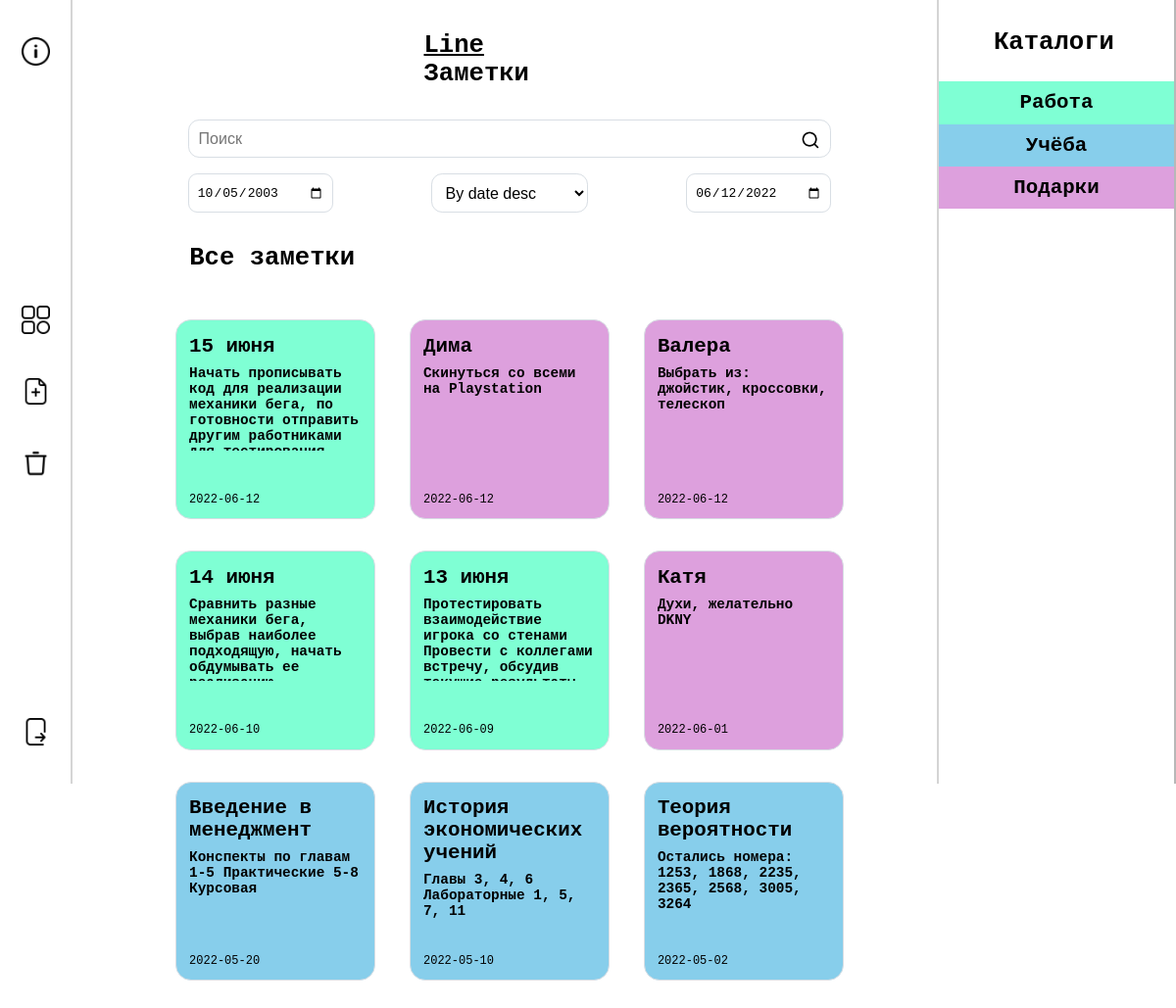
The app's page /main.php (signed in) with its own data.
### tables this page shows
CREATE TABLE IF NOT EXISTS `notes` (
  `id` int(11) NOT NULL AUTO_INCREMENT,
  `title` varchar(30) DEFAULT NULL,
  `article` varchar(255) DEFAULT NULL,
  `created` date NOT NULL,
  `deleted` tinyint(1) NOT NULL DEFAULT '0',
  `folder_id` int(11) NOT NULL,
  `color` varchar(20) NOT NULL,
  PRIMARY KEY (`id`)
);

CREATE TABLE IF NOT EXISTS `folders` (
  `id` int(11) NOT NULL AUTO_INCREMENT,
  `color` varchar(30) NOT NULL,
  `title` varchar(30) NOT NULL,
  `user_id` int(11) NOT NULL,
  PRIMARY KEY (`id`)
);

### main.php (the view, shortened to what this page needs)
<?php
require_once("Connections/project_con.php");
$user = $_SESSION['user_id'][0];
$select_folder = mysqli_query($link, "SELECT * FROM folders WHERE user_id = '$user'");
$select_note = mysqli_query($link, "SELECT * FROM notes WHERE folder_id in (SELECT id FROM folders WHERE user_id = '$user') ORDER BY created DESC");
$final_search_words = array();
$where_list = "SELECT * FROM notes WHERE folder_id in (SELECT id FROM folders WHERE user_id = '$user') AND";
$where_list = substr($where_list, 0, -3);
$where_list .= " ORDER BY created DESC";
if (!empty($where_list)) {
    $res_query = mysqli_query($link, $where_list);
}
?>
<!DOCTYPE html>
<html lang="ru">
<head>
    <link rel="stylesheet" type="text/css" href="Styles/style.css">
    <link rel="stylesheet" type="text/css" href="Styles/font.css">
</head>
<body>
<div class="menu nav">
    <button type="button" title="О нас" onclick="location.href='developers.html';">
        <img alt="#" src="Photos/info.png">
    </button>
    <div>
        <button type="button" title="Главная" onclick="location.href='main.php';">
            <img alt="#" src="Photos/menu.png">
        </button>
        <button type="button" title="Новый каталог" onclick="location.href='createFolder.php';">
            <img alt="#" src="Photos/new-note.png">
        </button>
        <button type="button" title="Корзина">
            <img alt="#" src="Photos/trash.png" onclick="location.href='deletedNotes.php';">
        </button>
    </div>
    <button type="button" title="Выйти" onclick="location.href='logout.php';">
        <img alt="#" src="Photos/logout.png">
    </button>
</div>
<div class="content_wrapper" style="width: calc(100% - 30em);">
    <div class="content" style="width: 15.1em;">
        <h1><u>Line</u> Заметки</h1>
    </div>
    <div class="content">
        <div class="search">
            <form name="search" method="get" action="">
                <label for="search">
                    <input type="text" name="user_search" id="search" placeholder="Поиск">
                </label>
                <button type="submit">
                    <img alt="#" src="Photos/search.png">
                </button>
            </form>
        </div>
        <form class="search sort">
            <input id="dat1" class="cont_row n_date" type="date" value="2003-10-05">
            <select class="item_sorting" id="n_sort">
                <option class="notes_sorting">By date desc</option>
            </select>
            <input id="dat2" class="cont_row n_date" type="date" value=<?php echo date("Y-m-d") ?>>
        </form>
    </div>
    <div class="content">
        <h1>Все заметки</h1>
    </div>
    <div class="content notes">
		<?php if ($final_search_words[0] != "") { ?>
            <?php while ($res_array = mysqli_fetch_array($res_query)) {
				if (!($res_array['deleted'])) {  ?>
				<div class="block note" title="Редактировать заметку" style="background: <?php echo $res_array['color']; ?>"
                     onclick="location.href='readNote.php?note=<?php echo $res_array["id"]; ?>;'">
                    <div>
                        <div class="note_head">
                            <h2><?php echo $res_array['title']; ?></h2>
                        </div>
                        <div class="note_text">
                            <h3><?php echo $res_array['article']; ?></h3>
                        </div>
                    </div>
                    <div class="note_date">
                        <p><?php echo $res_array['created']; ?></p>
                    </div>
                </div>
		<?php }
        }} else {
            while ($note = mysqli_fetch_array($select_note)) {
                if (!($note['deleted'])) { ?>
                <div class="block note" title="Редактировать заметку" style="background: <?php echo $note['color']; ?>"
                     onclick="location.href='readNote.php?note=<?php echo $note["id"]; ?>;'">
                    <div>
                        <div class="note_head">
                            <h2><?php echo $note['title']; ?></h2>
                        </div>
                        <div class="note_text">
                            <h3><?php echo $note['article']; ?></h3>
                        </div>
                    </div>
                    <div class="note_date">
                        <p><?php echo $note['created']; ?></p>
                    </div>
                </div>
            <?php }
            }
        } ?>
    </div>
</div>
<div class="menu folders_m">
    <h1 style="margin: 0.5em auto 1em; width: 5em;">Каталоги</h1>
    <?php while ($folder = mysqli_fetch_array($select_folder)) { ?>
        <div class="folders" style="background: <?php echo $folder['color']; ?>"
             onclick="location.href='folder.php?folder=<?php echo $folder["id"]; ?>'">
            <h2><?php echo $folder['title']; ?></h2>
        </div>
    <?php } ?>
</div>
</body>
</html>

### Styles/style.css (style rules this page uses)
body { margin: 0; padding: 0; background-color: #ffffff; }
button { width: 4em; height: 4em; border: none; outline: none; background: none; }
input, textarea, select { width: -webkit-fill-available; resize: none; font-size: 1em; padding: 0.6em; background-color: #ffffff; border: 0.1em solid #d8dee4; border-radius: 0.7em; }
h1, h2, h3, h4, h4, h6, p, a { margin: 0.1em 0; text-decoration: none; }
h1 { width: 60em; margin: 0 1.3em; font-size: 1.6em; font-family: 'SF Pro Bold', monospace; }
h2 { font-size: 1.3em; font-family: 'SF Pro Bold', monospace; }
h3 { font-size: 0.9em; font-family: 'SF Pro Light', monospace; }
p { font-size: 0.75em; font-family: 'SF Pro Light', monospace; }
.menu { float: left; position: fixed; width: 4.5em; height: calc(100vh - 2em); padding: 1em 0; display: flex; flex-direction: column; justify-content: space-between; border-right: 0.15em solid rgba(115, 115, 115, 0.5); }
.menu img { margin-top: 0.2em; width: 2.2em; }
.menu button { margin: 0.75em; }
.nav { float: left; left: 0; border-right: 0.15em solid rgba(115, 115, 115, 0.3); }
.folders_m { display: block; float: right; right: 0; border-left: 0.15em solid rgba(115, 115, 115, 0.3); width: 15em }
.folders { display: flex; justify-content: space-around; padding: 0.5em 0.75em; }
.content_wrapper { position: absolute; width: calc(100% - 15em); margin: 0 10em; }
.content { display: flex; flex-wrap: wrap; justify-content: space-evenly; max-width: 60em; min-width: 9em; margin: 2em auto; }
.search { width: 100%; min-width: 9em; margin: 0 2em; }
.search form { position: relative; }
.search button { padding: 0.2em; height: 2em; width: 2em; position: absolute; top: 0.6em; right: 0.6em; cursor: pointer; }
.search img { width: 1.5em; }
.sort { display: flex; justify-content: space-between; padding: 1em 0 0; }
.sort input, .sort select { width: 10em; }
.block { position: relative; width: 100%; margin: 1em; padding: 0.8em; border: 0.1em solid #d8dee4; border-radius: 1em; background-color: #f6f8fa; }
.note { height: 11em; width: 11em; min-width: 9em; }
.note_text { height: 5em; margin: 0.5em 0; }
.note_text h3 { overflow-y: hidden; overflow-x: hidden; height: 6em; }
.note_date { position: absolute; bottom: 0.2em; margin: 0.5em 0; }
#password, #search { padding: 0.6em 2.7em 0.6em 0.6em; }

### records on screen
notes: title "15 июня", article "Начать прописывать код для реализации механики бега, по готовности отправить другим работниками…", created "2022-06-12"
notes: title "Дима", article "Скинуться со всеми на Playstation", created "2022-06-12"
notes: title "Валера", article "Выбрать из: джойстик, кроссовки, телескоп", created "2022-06-12"
notes: title "14 июня", article "Сравнить разные механики бега, выбрав наиболее подходящую, начать обдумывать ее…", created "2022-06-10"
notes: title "13 июня", article "Протестировать взаимодействие игрока со стенами Провести с коллегами встречу, обсудив…", created "2022-06-09"
notes: title "Катя", article "Духи, желательно DKNY", created "2022-06-01"
notes: title "Введение в менеджмент", article "Конспекты по главам 1-5 Практические 5-8 Курсовая", created "2022-05-20"
notes: title "История экономических учений", article "Главы 3, 4, 6 Лабораторные 1, 5, 7, 11", created "2022-05-10"
notes: title "Теория вероятности", article "Остались номера: 1253, 1868, 2235, 2365, 2568, 3005, 3264", created "2022-05-02"
folders: title "Работа"
folders: title "Учёба"
folders: title "Подарки"
